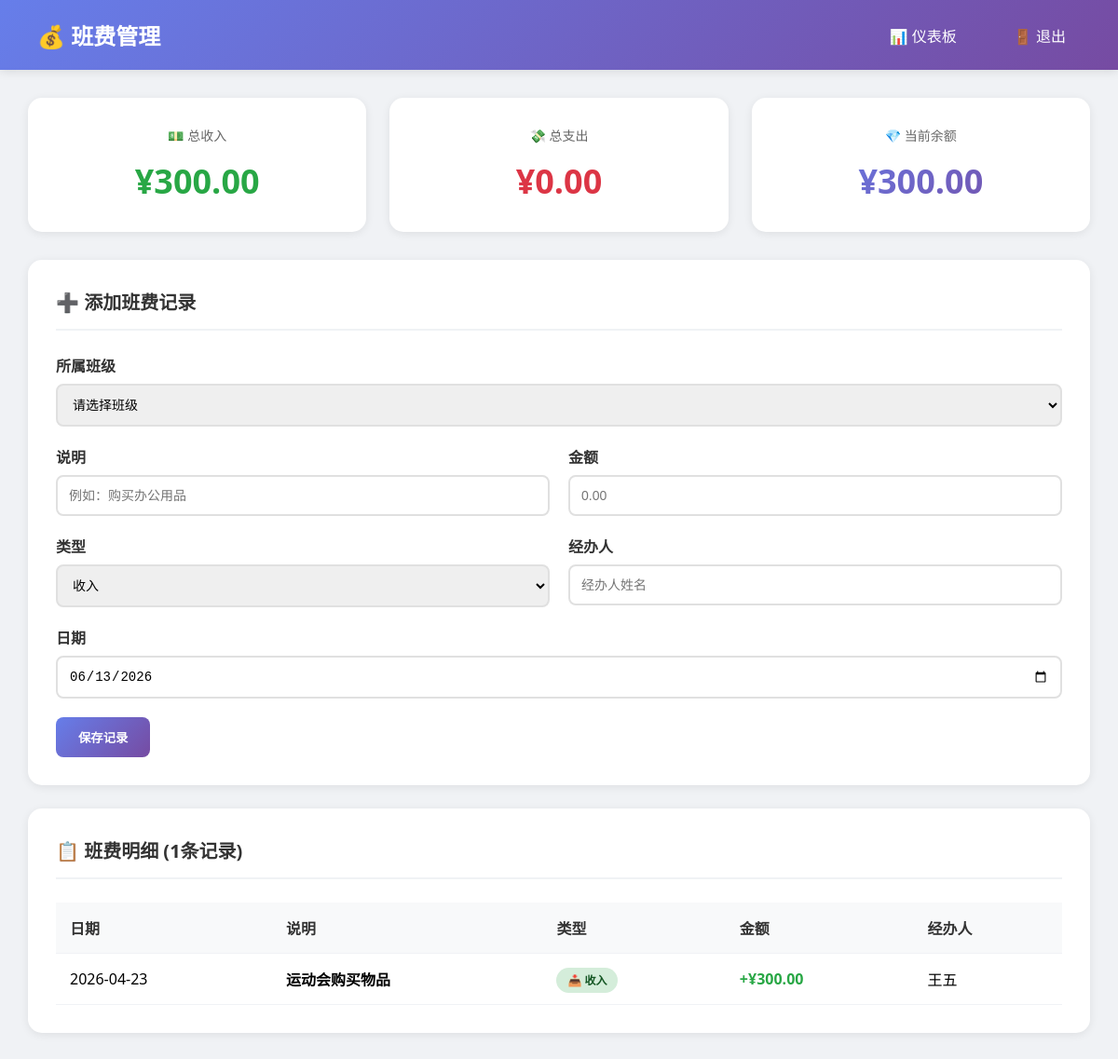
The app's page /admin/class_fund (signed in) with its own data.
### models.py (models this page shows)
class ClassFund(db.Model):
    __tablename__ = 'class_funds'
    id = db.Column(db.Integer, primary_key=True)
    class_id = db.Column(db.Integer, db.ForeignKey('classes.id'), nullable=False)
    description = db.Column(db.String(200), nullable=False)
    amount = db.Column(db.Float, nullable=False)
    type = db.Column(db.String(20), nullable=False)
    operator = db.Column(db.String(80), nullable=False)
    date = db.Column(db.Date, nullable=False, default=date.today)
    created_at = db.Column(db.DateTime, default=datetime.utcnow)
    created_by = db.Column(db.Integer, db.ForeignKey('users.id'), nullable=False)

### app.py (the view, shortened to what this page needs)
@app.route('/admin/class_fund', methods=['GET', 'POST'])
@login_required
@monitor_or_admin_required
def class_fund():
    class_id = request.args.get('class_id', type=int)
    if class_id:
        funds = ClassFund.query.filter_by(class_id=class_id).order_by(ClassFund.date.desc()).all()
        total_income = db.session.query(db.func.sum(ClassFund.amount)).filter_by(class_id=class_id,
                                                                                 type='income').scalar() or 0
        total_expense = db.session.query(db.func.sum(ClassFund.amount)).filter_by(class_id=class_id,
                                                                                  type='expense').scalar() or 0
    else:
        funds = ClassFund.query.order_by(ClassFund.date.desc()).all()
        total_income = db.session.query(db.func.sum(ClassFund.amount)).filter_by(type='income').scalar() or 0
        total_expense = db.session.query(db.func.sum(ClassFund.amount)).filter_by(type='expense').scalar() or 0
    balance = total_income - total_expense
    classes = Class.query.all()
    return render_template('admin/class_fund.html',
                           funds=funds,
                           total_income=total_income,
                           total_expense=total_expense,
                           balance=balance,
                           classes=classes,
                           selected_class_id=class_id)

### app.py (called while the page is built)
@login_manager.user_loader
def load_user(user_id):
    return db.session.get(User, int(user_id))

@app.context_processor
def utility_processor():
    return {
        'now': datetime.now,
        'len': len
    }

### templates/admin/class_fund.html (shortened to what this page needs)
<!DOCTYPE html>
<html lang="zh-CN">
<head>
</head>
<body>
    <div class="navbar">
        <h1>💰 班费管理</h1>
        <div class="nav-links">
            {% if current_user.role == 'teacher' %}
            <a href="{{ url_for('teacher_dashboard') }}">📊 仪表板</a>
            <a href="{{ url_for('teacher_class_info') }}">🏫 班级信息</a>
            {% elif current_user.role == 'monitor' %}
            <a href="{{ url_for('monitor_dashboard') }}">📊 仪表板</a>
            <a href="{{ url_for('activity_create') }}">➕ 发布活动</a>
            {% else %}
            <a href="{{ url_for('admin_dashboard') }}">📊 仪表板</a>
            {% endif %}
            <a href="{{ url_for('logout') }}">🚪 退出</a>
        </div>
    </div>
    <div class="container">
        <div class="stats">
            <div class="stat-box">
                <h3>💵 总收入</h3>
                <div class="amount income">¥{{ "%.2f"|format(total_income) }}</div>
            </div>
            <div class="stat-box">
                <h3>💸 总支出</h3>
                <div class="amount expense">¥{{ "%.2f"|format(total_expense) }}</div>
            </div>
            <div class="stat-box">
                <h3>💎 当前余额</h3>
                <div class="amount balance">¥{{ "%.2f"|format(balance) }}</div>
            </div>
        </div>
        <div class="card">
            <h2>➕ 添加班费记录</h2>
            <form method="POST">
                {% if not selected_class_id %}
                <div class="form-group">
                    <label>所属班级</label>
                    <select name="class_id" required>
                        <option value="">请选择班级</option>
                    </select>
                </div>
                {% else %}
                <input type="hidden" name="class_id" value="{{ selected_class_id }}">
                {% endif %}
                <div class="form-row">
                    <div class="form-group">
                        <label>说明</label>
                        <input type="text" name="description" placeholder="例如：购买办公用品" required>
                    </div>
                    <div class="form-group">
                        <label>金额</label>
                        <input type="number" step="0.01" name="amount" placeholder="0.00" required>
                    </div>
                </div>
                <div class="form-row">
                    <div class="form-group">
                        <label>类型</label>
                        <select name="type" required>
                            <option value="income">收入</option>
                        </select>
                    </div>
                    <div class="form-group">
                        <label>经办人</label>
                        <input type="text" name="operator" placeholder="经办人姓名" required>
                    </div>
                </div>
                <div class="form-group">
                    <label>日期</label>
                    <input type="date" name="date" required value="{{ now().strftime('%Y-%m-%d') }}">
                </div>
                <button type="submit" class="btn btn-primary">保存记录</button>
            </form>
        </div>
        <div class="card">
            <h2>📋 班费明细 ({{ funds|length }}条记录)</h2>
            {% if funds %}
            <table>
                <thead>
                    <tr>
                        <th>日期</th>
                        <th>说明</th>
                        <th>类型</th>
                        <th>金额</th>
                        <th>经办人</th>
                    </tr>
                </thead>
                <tbody>
                    {% for fund in funds %}
                    <tr>
                        <td>{{ fund.date.strftime('%Y-%m-%d') }}</td>
                        <td><strong>{{ fund.description }}</strong></td>
                        <td>
                            <span class="type-badge type-{{ fund.type }}">
                                {{ '📥 收入' if fund.type == 'income' else '📤 支出' }}
                            </span>
                        </td>
                        <td class="{{ 'income' if fund.type == 'income' else 'expense' }}" style="font-weight: bold;">
                            {{ '+' if fund.type == 'income' else '-' }}¥{{ "%.2f"|format(fund.amount) }}
                        </td>
                        <td>{{ fund.operator }}</td>
                    </tr>
                    {% endfor %}
                </tbody>
            </table>
            {% else %}
            <div style="text-align: center; padding: 60px 20px; color: #999;">
                <div style="font-size: 64px; margin-bottom: 20px;">📭</div>
                <p>暂无班费记录</p>
            </div>
            {% endif %}
        </div>
    </div>
</body>
</html>

### templates/admin/class_fund.html (style rules this page uses)
* { margin: 0; padding: 0; box-sizing: border-box; }
body { font-family: 'Segoe UI', Tahoma, Geneva, Verdana, sans-serif; background: #f0f2f5; }
.navbar { background: linear-gradient(135deg, #667eea 0%, #764ba2 100%); color: white; padding: 20px 40px; display: flex; justify-content: space-between; align-items: center; box-shadow: 0 2px 10px rgba(0,0,0,0.1); }
.navbar h1 { font-size: 24px; }
.nav-links a { color: white; text-decoration: none; margin-left: 25px; padding: 8px 16px; border-radius: 6px; transition: background 0.3s; }
.container { max-width: 1400px; margin: 30px auto; padding: 0 30px; }
.stats { display: grid; grid-template-columns: repeat(3, 1fr); gap: 25px; margin-bottom: 30px; }
.stat-box { background: white; padding: 30px; border-radius: 15px; box-shadow: 0 2px 10px rgba(0,0,0,0.08); text-align: center; transition: transform 0.3s; }
.stat-box h3 { color: #666; margin-bottom: 15px; font-size: 14px; font-weight: 500; }
.stat-box .amount { font-size: 36px; font-weight: bold; }
.income { color: #28a745; }
.expense { color: #dc3545; }
.balance { background: linear-gradient(135deg, #667eea 0%, #764ba2 100%); -webkit-background-clip: text; -webkit-text-fill-color: transparent; }
.card { background: white; padding: 30px; border-radius: 15px; box-shadow: 0 2px 10px rgba(0,0,0,0.08); margin-bottom: 25px; }
.card h2 { margin-bottom: 25px; color: #333; font-size: 20px; padding-bottom: 15px; border-bottom: 2px solid #f0f2f5; }
.form-row { display: grid; grid-template-columns: repeat(auto-fit, minmax(250px, 1fr)); gap: 20px; }
.form-group { margin-bottom: 20px; }
label { display: block; margin-bottom: 8px; font-weight: 600; color: #333; }
input, select { width: 100%; padding: 12px; border: 2px solid #e0e0e0; border-radius: 8px; font-size: 14px; transition: all 0.3s; }
.btn { padding: 12px 24px; border: none; border-radius: 8px; cursor: pointer; font-weight: 600; transition: all 0.3s; }
.btn-primary { background: linear-gradient(135deg, #667eea 0%, #764ba2 100%); color: white; }
table { width: 100%; border-collapse: collapse; margin-top: 20px; }
th, td { padding: 15px; text-align: left; border-bottom: 1px solid #f0f2f5; }
th { background: #f8f9fa; font-weight: 600; color: #333; }
.type-badge { padding: 5px 12px; border-radius: 20px; font-size: 12px; font-weight: 600; }
.type-income { background: #d4edda; color: #155724; }

### records on screen
ClassFund: date "2026-04-23", description "运动会购买物品", type "📥 收入", type "+", amount "300.00", operator "王五"

### other values on screen
{{ "%.2f"|format(total_income) }} "300.00"
{{ "%.2f"|format(total_expense) }} "0.00"
{{ "%.2f"|format(balance) }} "300.00"
{{ funds|length }} "1"
